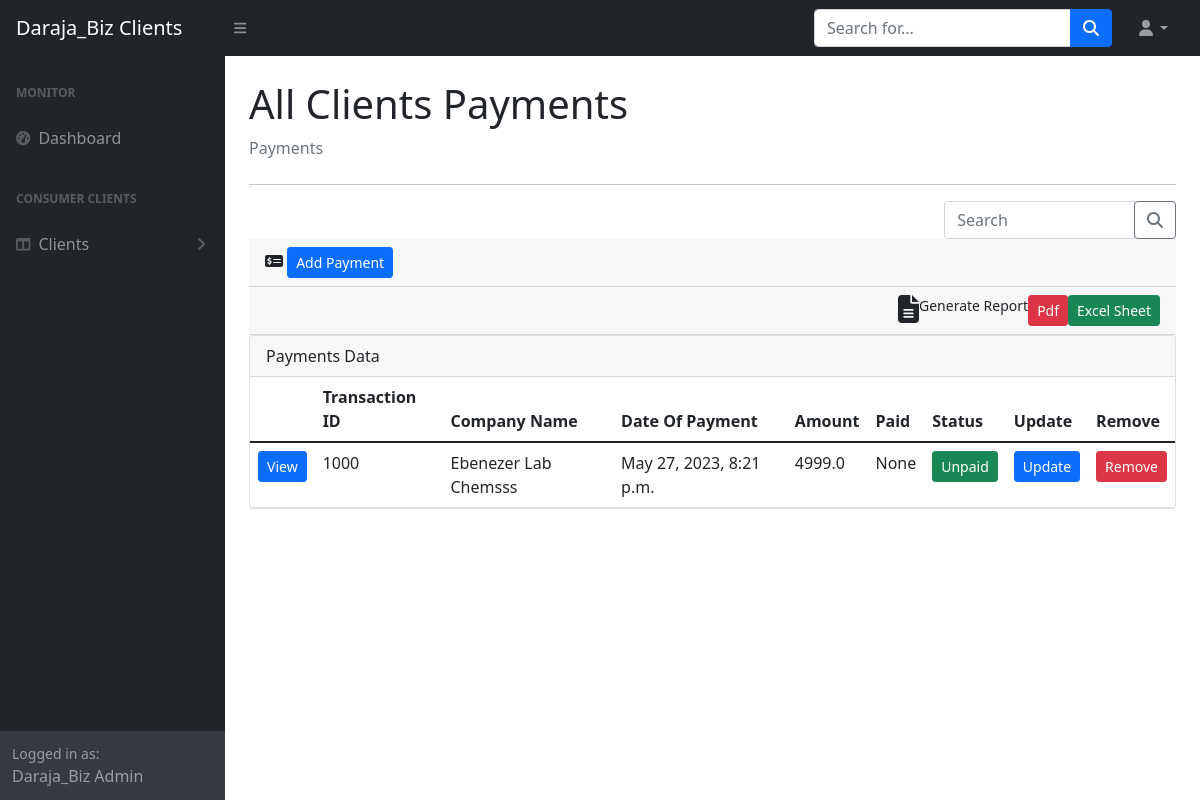
/Client_Payments/, run on the app's committed database.
### client/models.py (models this page shows, shortened)
class Payment(models.Model):
    STATUS_CHOICES = (
        ('Unpaid', 'Unpaid'),
        ('Incomplete', 'Incomplete'),
        ('Completed', 'Completed'),
    )
    client = models.ForeignKey(Client, on_delete=models.SET_NULL, null=True)
    id = models.AutoField(primary_key=True, default=1000)
    current_monthly_bill = models.IntegerField(blank=True, null=True)
    Amount_paid = models.IntegerField(blank=True, null=True)
    date_of_payment = models.DateTimeField(auto_now_add=True)
    status = models.CharField(max_length=200, null=True, choices=STATUS_CHOICES)

class Client(models.Model):
    CATEGORY_CHOICES = (
        ('Basic', 'Basic'),
        ('Standard', 'Standard'),
        ('Premium', 'Premium'),
    )
    name = models.CharField(max_length=200, null=True)
    job_title = models.CharField(max_length=200, null=True)
    personal_contact = models.CharField(max_length=10)
    personal_image = models.ImageField(upload_to='images/', null=True, blank=True)
    company_name = models.CharField(max_length=200, null=True)
    company_contact = models.CharField(max_length=50, null=True)
    email = models.EmailField(max_length=200, null=True)
    date_created = models.DateTimeField(auto_now_add=True)
    location = models.CharField(max_length=20, null=True)
    company_website = models.URLField(max_length=30, null=True)
    address = models.CharField(max_length=20, null=True)
    company_image = models.ImageField(upload_to='images/', null=True, blank=True)
    product_name = models.CharField(max_length=200, null=True)
    product_category = models.CharField(max_length=200, null=True, choices=CATEGORY_CHOICES)
    product_price = models.FloatField(null=True,)

### client/views.py (the view)
# urls.py: path('Client_Payments/',views.Client_Payments,name="Client_Payments"),
def Client_Payments(request):
   clients = Client.objects.all()
   payments = Payment.objects.all()
   context ={'clients':clients,'payments':payments,}
   return render(request,'client/client_payments.html',context)

### client/templates/client/client_payments.html (shortened to what this page needs)
{% extends 'client/base.html'%}
{%block content%}
<div id="layoutSidenav_content">
    <main>
        <div class="container-fluid px-4">
            <h1 class="mt-4">All Clients Payments</h1>
            <ol class="breadcrumb mb-4">
                <li class="breadcrumb-item active">Payments</li>
            </ol>
            <hr>
            <div class="d-flex justify-content-end m">
                <div class="input-group w-25">
                    <input type="text" class="form-control" placeholder="Search">
                    <div class="input-group-append">
                        <button class="btn btn-outline-secondary" type="button">
                            <i class="fas fa-search"></i>
                        </button>
                    </div>
                </div>
             </div>
             <div class="card-header">
                <i class="fas fa-money-check-alt"></i>
                <a class="btn btn-primary btn-sm btn-block" href="">Add Payment</a>
            </div>
            <div class=" d-flex justify-content-end m card-header small">
                <i class="fas fa-file-alt fa-2x"></i>
                Generate Report
                <a class="btn btn-danger btn-sm btn-block" href="#">Pdf</a>
                <a class="btn btn-success btn-sm btn-block" href="#">Excel Sheet</a>
            </div>
             <div class="card mb-4">
                        <div class="card-header">Payments Data</div>
                        <div class="card-body p-0">
                            <div class="table-responsive table-billing-history">
                                <table class="table mb-0">
                                    <thead>
                                        <tr>
                                            <th></th>
                                            <th class="border-gray-200" scope="col">Transaction ID</th>
                                            <th class="border-gray-200" scope="col">Company Name</th>
                                            <th class="border-gray-200" scope="col">Date Of Payment</th>
                                            <th class="border-gray-200" scope="col">Amount</th>
                                            <th class="border-gray-200" scope="col">Paid</th>
                                            <th class="border-gray-200" scope="col">Status</th>
                                            <th class="border-gray-200" scope="col">Update</th>
                                            <th class="border-gray-200" scope="col">Remove</th>
                                        </tr>
                                    </thead>
                                    <tbody>
                                        {% for payment in payments %}
                                        <tr>
                                            <td>
                                                {% if payment %}
                                                <a class="btn btn-sm btn-primary" href="{% url 'client_pay' payment.client.id %}">View</a>
                                                {% endif %}
                                            </td>
                                            <td>{{ payment.id }}</td>
                                            <td>{{ payment.client.company_name }}</td>
                                            <td>{{ payment.date_of_payment }}</td>
                                            <td>{{ payment.client.product_price }}</td>
                                            <td>{{ payment.Amount_paid }}</td>
                                            <td>
                                                <a class="btn btn-sm btn-success" href="">{{ payment.status }}</a>
                                            </td>
                                            <td>
                                                <a class="btn btn-sm btn-primary" href="">Update</a>
                                            </td>
                                            <td>
                                                <a class="btn btn-sm btn-danger" href="">Remove</a>
                                            </td>
                                        </tr>
                                        {% endfor %}
                                    </tbody>
                                </table>
                            </div>
                        </div>
                    </div>
{%endblock%}

### data on the page
Payment: id "1000", client.company_name "Ebenezer Lab Chemsss", date_of_payment "May 27, 2023, 8:21 p.m.", client.product_price "4999.0", Amount_paid "None", status "Unpaid"
